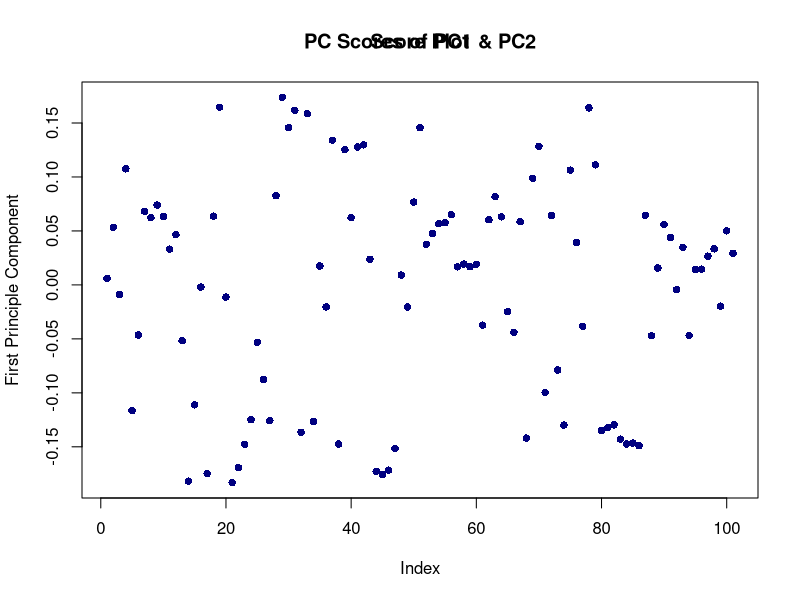
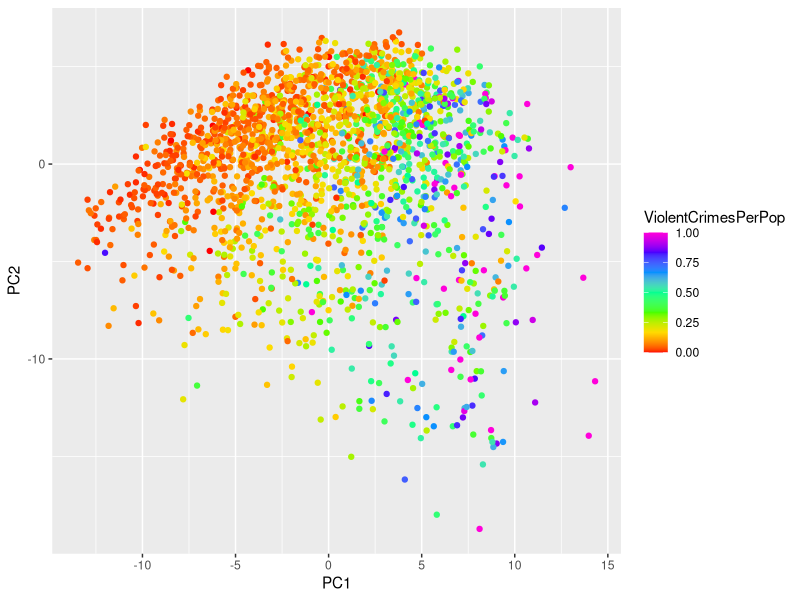

Write R code to recreate these figures, in order. (Note: this script raises an error after producing the figures.)
data <- read.csv("Labs/Lab02/communities.csv")

# Task 1

data_scale <- data.frame(scale(data[,-101]))

data_scale$ViolentCrimesPerPop <- data$ViolentCrimesPerPop

cov_matrix <- cov(data_scale)

eig <- eigen(cov_matrix)

counter <- which(cumsum(eig$values/sum(eig$values) * 100) >= 95)
counter[1]

prop_var <- sprintf("%2.3f", eig$values/sum(eig$values)*100)
prop_var[c(1:2)]

# Task 2

pca <- princomp(data_scale)

plot(pca$loadings[,1], main = "Score Plot", pch = 16, col = "navy", ylab = "First Principle Component")

df_scores <- data.frame(pca$scores[,1:2])

df_scores$ViolentCrimesPerPop <- data$ViolentCrimesPerPop

library(ggplot2)

ggplot(data = df_scores, aes(x=Comp.1, y=Comp.2, color = ViolentCrimesPerPop)) + 
  geom_point() +
  labs(title("PC Scores of PC1 & PC2")) + xlab("PC1") + ylab("PC2") +
  scale_colour_gradientn(colors=rainbow(7))

# Task 3

n=dim(data)[1]
set.seed(12345) 
id=sample(1:n, floor(n*0.5)) 
train=data.frame(data[id,])
test=data.frame(data[-id,])

mean_train <- numeric(ncol(train))
sd_train <- numeric(ncol(train))

for(i in 1:ncol(train)){
  mean_train[i] <- mean(train[,i])
  sd_train[i] <- sd(train[,i])
}

train <- data.frame(scale(train))

test_new <- data.frame(matrix(nrow = nrow(test), ncol = ncol(test)))

for(i in 1:ncol(train)){
  test_new[,i] <- (test[,i] - mean_train[i])/sd_train[i]
}

test <- as.data.frame(test_new)
colnames(test) <- colnames(train)

lrm <- lm(ViolentCrimesPerPop~., data = train)

# summary(lrm)

train_mse <- mean((train$ViolentCrimesPerPop-predict(lrm))^2)
test_mse <- mean((test$ViolentCrimesPerPop-predict(lrm,test))^2)

# Task 4 

my_cost <- function(beta,input_data){
  X <- as.matrix(input_data[,101])
  Y <- as.matrix(input_data[,-101])
  
  cost <- mean((X - Y%*%beta)^2)

  return(cost)
}

params <- list()
mse_train <- list()
mse_test <- list()
k <- 0

my_function <- function(beta,train_data = train,test_data = test){
  .GlobalEnv$k = .GlobalEnv$k+1
  x <-  my_cost(beta,train_data)
  .GlobalEnv$mse_train[[k]] = x
  .GlobalEnv$mse_test[[k]] = my_cost(beta,test_data)
  return(x)
} 

res <- optim( par = rep(0,100), fn = my_function, method = "BFGS")

plot(2000:k, mse_train[2000:k], col="navy", type="l", ylim = c(0,1), 
     ylab = "MSE of Train & Test", xlab = "Iterations")
lines(2000:k, mse_test[2000:k], col="red4")



